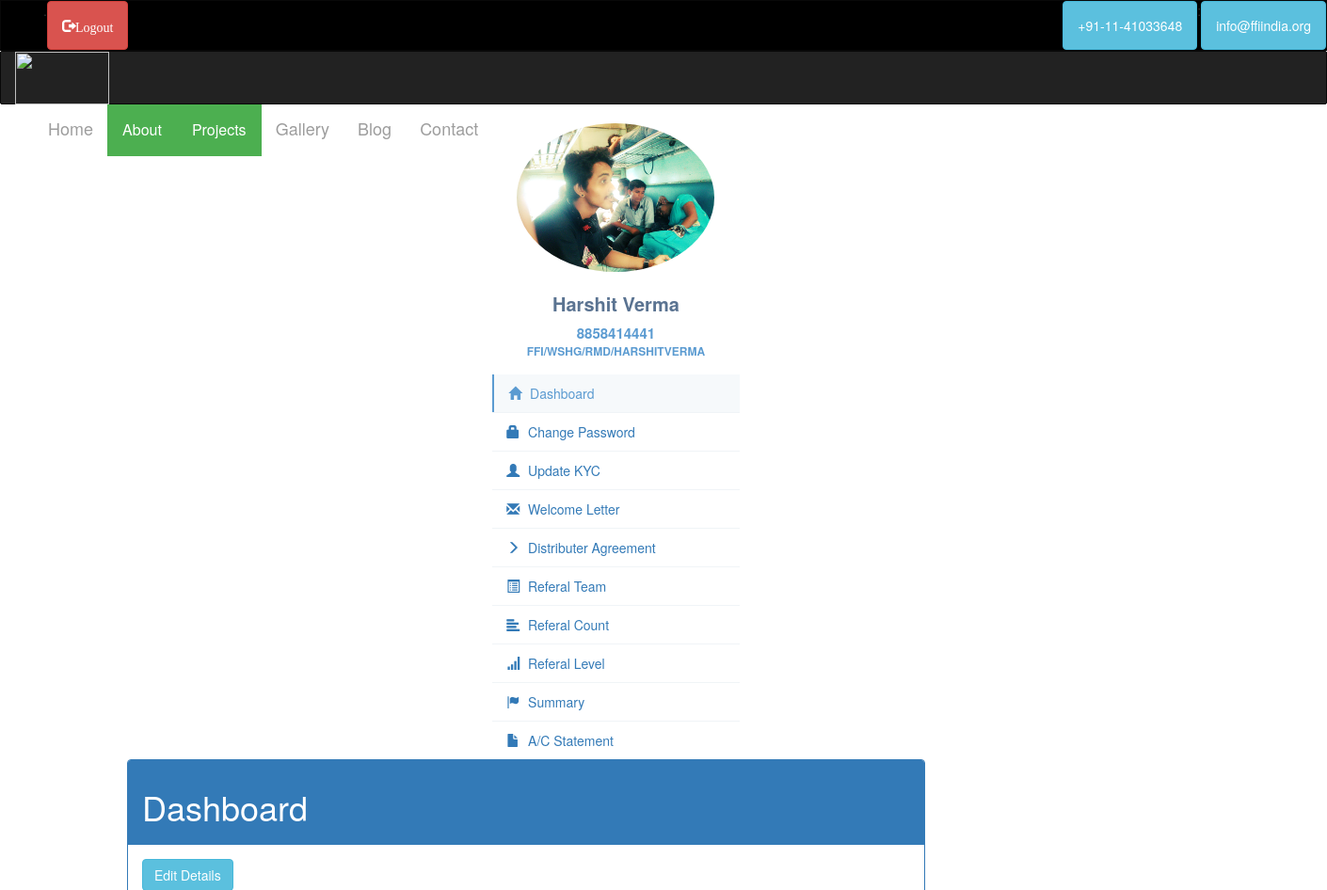
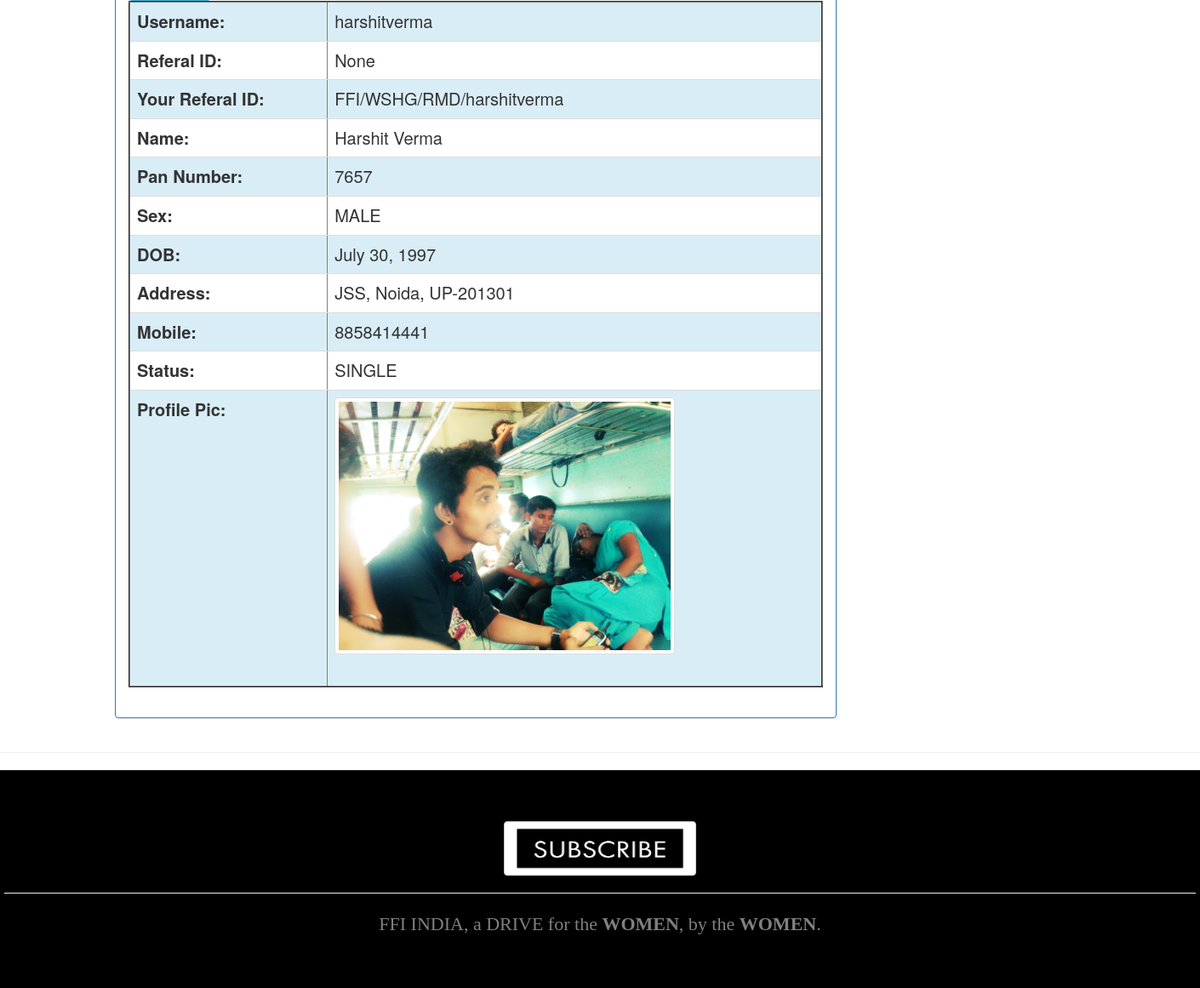
The page /dashboard/ (signed in) on the database its author committed (2 pictures, top to bottom).
### nhdo_main/models.py (models this page shows, shortened)
class Profile(models.Model):
    user = models.OneToOneField(User, unique=True, on_delete=models.CASCADE)
    referal_id = models.CharField(max_length=40, null=True, blank=True)
    pan_number = models.IntegerField(null=True, blank=True)
    gender = models.CharField(max_length=10, choices=GENDER)
    status = models.CharField(max_length=10, choices=STATUS, default='single')
    birth_date = models.DateField(null=True, blank=True)
    address = models.CharField(max_length=30, null=True, blank=True)
    city = models.CharField(max_length=20, null=True, blank=True)
    pincode = models.IntegerField(null=True, blank=True)
    state = models.CharField(max_length=20, null=True, blank=True)
    mobile_number = models.IntegerField(null=True, blank=True)
    profile_pic = models.FileField(upload_to='profile_pic', blank=True, null=True)
    count1 = models.IntegerField(null=True, blank=True, default=0)
    count2 = models.IntegerField(null=True, blank=True, default=0)
    count3 = models.IntegerField(null=True, blank=True, default=0)
    count4 = models.IntegerField(null=True, blank=True, default=0)
    count5 = models.IntegerField(null=True, blank=True, default=0)
    count6 = models.IntegerField(null=True, blank=True, default=0)
    money1 = models.DecimalField(decimal_places=2, max_digits=10, null=True, blank=True, default=0)
    money2 = models.DecimalField(decimal_places=2, max_digits=10, null=True, blank=True, default=0)
    money3 = models.DecimalField(decimal_places=2, max_digits=10, null=True, blank=True, default=0)
    money4 = models.DecimalField(decimal_places=2, max_digits=10, null=True, blank=True, default=0)
    money5 = models.DecimalField(decimal_places=2, max_digits=10, null=True, blank=True, default=0)
    money6 = models.DecimalField(decimal_places=2, max_digits=10, null=True, blank=True, default=0)
    money = models.DecimalField(decimal_places=2, max_digits=10, null=True, blank=True, default=0)
    total = models.IntegerField(default=0, null=True, blank=True)
    your_referal = models.CharField(max_length=40, default='none')
    level_reached = models.CharField(max_length=20, default=0)

### dashboard/views.py (the view)
# urls.py: url(r'^dashboard/', include('dashboard.urls')),
def dashboard(request):
    nom = Profile.objects.all()
    p = Profile.objects.all()
    value1 = "active"
    return render(request, 'dashboard/dashboard.html', {'info':p, 'nom':nom, 'value1':value1})

### templates/dashboard/dashboard.html
{% extends 'base.html' %}
{% block content %}
<div class="panel panel-primary">
      <div class="panel-heading"><h1>Dashboard</h1></div>
      <div class="panel-body">
        {% for i in info %}
            {% ifequal i.user request.user %}
            <table class="table" border="2px" style="font-size:20px">
                <tr class="info" style=""><th>Username:</th><td>{{ i.user.username }}</td></tr>
                <tr class=" "><th>Referal ID:</th><td>{{ i.referal_id }}</td></tr>
                <tr class="info"><th>Your Referal ID:</th><td>{{ i.your_referal }}</td></tr>
                <tr class=""><th>Name:</th><td>{{ i.user.first_name }} {{ i.user.last_name }}</td></tr>
                <tr class="info"><th>Pan Number:</th><td>{{ i.pan_number }}</td></tr>
                <tr class=""><th>Sex:</th><td>{{ i.gender }}</td></tr>
                <tr class="info"><th>DOB:</th><td>{{ i.birth_date }}</td></tr>
                <tr class=""><th>Address:</th><td>{{ i.address }}, {{ i.city }}, {{ i.state }}-{{ i.pincode }}</td></tr>
                <tr class="info"><th>Mobile:</th><td>{{ i.mobile_number }}</td></tr>
                <tr class=""><th>Status:</th><td>{{ i.status }}</td></tr>
                <tr class="info">
                    <th>Profile Pic:</th>
                    <td>
                        {% if i.profile_pic %}
                        <img src="{{i.profile_pic.url}}" class="img-thumbnail" width="400px" height="400" /><br><br>
                        {% endif %}
                    </td>
                </tr>
                <a href="{% url 'edit_profile' i.id %}" class="btn btn-info">Edit Details</a>
            </table>
            {% endifequal %}
        {% endfor %}
      </div>
    </div>
{% endblock %}

### templates/base.html (shortened to what this page needs)
<!DOCTYPE html>
<html>
<head>
	{% load staticfiles %}
	<link rel="stylesheet" type="text/css" href="{% static 'css/bootstrap.min.css' %}">
</head>
<body class="body" style="overflow-x:hidden;">
<div id="overlay">
<nav class="navbar navbar-inverse" style="border-radius:0px; height:50%; background-color:#000000;">
            <div class="container-fluid">
                <ul class="nav navbar-nav">
						<li><a href="{% url 'home' %}"></a></li>
					<li> . </li>
                    {% if user.is_authenticated %}
                    <li>
                        <a href="/logout/" style="color:white" class="btn btn-danger"><span class="glyphicon glyphicon-log-out">Logout</span></a>
                    </li>
                    {% else %}
                    <li class="{{rnav}}">
                        <a href="{% url 'signup' %}" style="color:white" class="btn btn-warning"><span class="glyphicon glyphicon-new-window" style="font-size:15px">Register</span></a>
                    </li>
                    {% endif %}
                </ul>
              <ul class="nav navbar-nav navbar-right">
				  <li ><a class="btn btn-info"><span style="color:white" class="glyphicons glyphicons-phone-alt"> +91-11-41033648 </span></a></li>
				  <li> : </li>
				  <li ><a class="btn btn-info"><span style="color:white" class="glyphicons glyphicons-envelope"> info@ffiindia.org </span></a></li>
              </ul>
            </div>
          </nav>
        <nav class="navbar navbar-inverse" style="margin-top:-20px; border-radius:2px;height:57px">
            <div class="container-fluid">
              <div class="navbar-header">
                <a href="{% url 'home' %}"><img style="width: 45%; margin:0 auto;" src="https://i.imgur.com/mjW1oPJ.png" height="56px"/></a>
              <ul class="nav navbar-nav navbar-right">
                <li style="font-size:18px;" class="{{nav1}}"><a href="{% url 'home' %}">Home</a></li>
					  <li  style="font-size:15px;" class="dropdown">
                        <div class="dropbtn">About</div>
						  <li  style="font-size:15px;" class="dropdown">
                        <div class="dropbtn">Projects</div>
                </li>
                </li>
                <li style="font-size:18px;" class="{{nav3}}"><a href="{% url 'gallery' %}">Gallery</a></li>
			    <li style="font-size:18px;" class="{{nav4}}"><a href="{% url 'blog' %}">Blog</a></li>
                <li style="font-size:18px;" class="{{nav5}}"><a href="{% url 'contact' %}">Contact</a></li>
            </ul>
            </div>
          </nav>
<div class="container">
    <div class="row profile">
		{% if user.is_authenticated %}
		<div class="col-sm-3">
			<div class="profile-sidebar">
				<div class="profile-userpic">
					<center>
						{% if request.user.profile.profile_pic %}
							<div class="profile-userpic"> <img src="{{request.user.profile.profile_pic.url}}" align="middle" class="img-circle" width="120px" height="120px"/></div>
						{% else %}
							<div class="profile-userpic"> <img src="https://www.vccircle.com/wp-content/uploads/2017/03/default-profile.png?w=300" align="middle" class="img-circle" width="120px" height="120px"/></div>
						{% endif %}
					</center>
				</div>
				<div class="profile-usertitle">
					<div class="profile-usertitle-name">
						<span style="font-size:20px"> {{ request.user.first_name }} {{ request.user.last_name }}</span>
					</div>
					<div class="profile-usertitle-job">
						<span style="font-size:15px"> {{ request.user.profile.mobile_number }}</span><br/>
						<span style="font-size:12px"> {{ request.user.profile.your_referal }}</span>
					</div>
				</div>
				<div class="profile-usermenu">
					<ul class="nav">
						<li class={{value1}}>
							<a href="{% url 'dashboard' %}">
							<i class="glyphicon glyphicon-home"></i>
							Dashboard </a>
						</li>
						<li class={{value2}}>
							<a href="{% url 'change_password' %}">
							<i class="glyphicon glyphicon-lock"></i>
							Change Password</a>
						</li>
						<li class={{value3}}>
							<a href="{% url 'update_kyc' %}">
							<i class="glyphicon glyphicon-user"></i>
							Update KYC</a>
						</li>
						<li class={{value4}}>
							<a href="{% url 'welcome_letter' %}">
							<i class="glyphicon glyphicon-envelope"></i>
							Welcome Letter </a>
						</li>
						<li class={{value5}}>
							<a href="{% url 'distributer_agreement' %}">
							<i class="glyphicon glyphicon-menu-right"></i>
							Distributer Agreement</a>
						</li>
						<li class={{value6}}>
							<a href="{% url 'referal_team' %}">
							<i class="glyphicon glyphicon-list-alt"></i>
							Referal Team</a>
						</li>
						<li class={{value7}}>
							<a href="{% url 'referal_counts' %}">
							<i class="glyphicon glyphicon-align-left"></i>
							Referal Count</a>
						</li>
						<li class={{value8}}>
							<a href="{% url 'referal_level' %}">
							<i class="glyphicon glyphicon-signal"></i>
							Referal Level</a>
						</li>
						<li class={{value9}}>
							<a href="{% url 'summary' %}">
							<i class="glyphicon glyphicon-flag"></i>
							Summary</a>
						</li>
						<li class={{value10}}>
							<a href="{% url 'ac_statement' %}">
							<i class="glyphicon glyphicon-file"></i>
							A/C Statement</a>
						</li>
					</ul>
				</div>
			</div>
		</div>
		{% endif %}
		{% if user.is_authenticated %}
			<div class="col-sm-9" style="width:75%;align:left">
		{% else %}
			<div class="col-sm-12" style="width:100%">
		{% endif %}
	{% block content %}
	{% endblock %}
			</div>
	</div>
	</div>
<hr/>
<link rel="stylesheet" href="https://maxcdn.bootstrapcdn.com/bootstrap/3.3.7/css/bootstrap.min.css" />
<div style="width:100%; background-color:black; color:white; text-align:center; padding: 60px 0;">
	<a href="/newsletter/" class="btn btn-default" ><img
														width="200px"
														height="50px"></a>
	<hr width="1400px"/>
	<span class="warning" style="color:grey;font-size:22px;font-family:georgia">FFI INDIA, a DRIVE for the <b>WOMEN</b>, by the <b>WOMEN</b>.</span>
</div>
	</div>
</body>
</html>

### templates/base.html (style rules this page uses)
body { background: #FFFFFF; }
.profile { margin: 0px 0; }
.profile-sidebar { padding: 0% 0% 0% 0%; background: #fff; }
.profile-userpic img { float: none; margin: 0 auto; width: 80%; height: 50%; -webkit-border-radius: 50% !important; -moz-border-radius: 50% !important; border-radius: 50% !important; }
.profile-usertitle { text-align: center; margin-top: 20px; }
.profile-usertitle-name { color: #5a7391; font-size: 16px; font-weight: 600; margin-bottom: 7px; }
.profile-usertitle-job { text-transform: uppercase; color: #5b9bd1; font-size: 12px; font-weight: 600; margin-bottom: 15px; }
.profile-usermenu { margin-top: 0px; }
.profile-usermenu ul li { border-bottom: 1px solid #f0f4f7; }
.profile-usermenu ul li:last-child { border-bottom: none; }
.profile-usermenu ul li a { color: #fffff; font-size: 14px; font-weight: 400; }
.profile-usermenu ul li a i { margin-right: 5px; font-size: 14px; }
.profile-usermenu ul li.active { background-color: #fafcfd; color: #555555; }
.profile-usermenu ul li.active a { color: #5b9bd1; background-color: #f6f9fb; border-left: 2px solid #5b9bd1; margin-left: 0px; }
.dropbtn { background-color: #4CAF50; color: white; padding: 16px; font-size: 16px; border: none; cursor: pointer; }
.dropdown { position: relative; display: inline-block; }
body { font-family: "Lato", sans-serif; transition: background-color .5s; }
#overlay { position: relative; }

### rows shown on the page
Profile: user.username "harshitverma", referal_id "None", your_referal "FFI/WSHG/RMD/harshitverma", user.first_name "Harshit", user.last_name "Verma", pan_number "7657", gender "MALE", birth_date "July 30, 1997", address "JSS", city "Noida", state "UP", pincode "201301", mobile_number "8858414441", status "SINGLE", profile_pic (picture)

### other values the page prints
{{ request.user.first_name }} "Harshit"
{{ request.user.last_name }} "Verma"
{{ request.user.profile.mobile_number }} "8858414441"
{{ request.user.profile.your_referal }} "FFI/WSHG/RMD/HARSHITVERMA"
